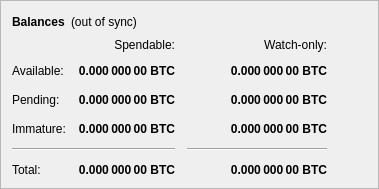
                                <widget class="QFrame" name="frame">
                                    <property name="frameShape">
                                        <enum>QFrame::StyledPanel</enum>
                                    </property>
                                    <property name="frameShadow">
                                        <enum>QFrame::Raised</enum>
                                    </property>
                                    <layout class="QVBoxLayout" name="verticalLayout_4">
                                        <item>
                                            <layout class="QHBoxLayout" name="horizontalLayout_4">
                                                <item>
                                                    <widget class="QLabel" name="label_5">
                                                        <property name="font">
                                                            <font>
                                                                <weight>75</weight>
                                                                <bold>true</bold>
                                                            </font>
                                                        </property>
                                                        <property name="text">
                                                            <string>Balances</string>
                                                        </property>
                                                    </widget>
                                                </item>
                                                <item>
                                                    <widget class="QLabel" name="labelWalletStatus">
                                                        <property name="toolTip">
                                                            <string>The displayed information may be out of date. Your wallet automatically synchronizes with the Memeium network after a connection is established, but this process has not completed yet.</string>
                                                        </property>
                                                        <property name="text">
                                                            <string notr="true">(out of sync)</string>
                                                        </property>
                                                        <property name="alignment">
                                                            <set>Qt::AlignLeading|Qt::AlignLeft|Qt::AlignVCenter</set>
                                                        </property>
                                                    </widget>
                                                </item>
                                                <item>
                                                    <spacer name="horizontalSpacer_3">
                                                        <property name="orientation">
                                                            <enum>Qt::Horizontal</enum>
                                                        </property>
                                                        <property name="sizeHint" stdset="0">
                                                            <size>
                                                                <width>40</width>
                                                                <height>20</height>
                                                            </size>
                                                        </property>
                                                    </spacer>
                                                </item>
                                            </layout>
                                        </item>
                                        <item>
                                            <layout class="QGridLayout" name="gridLayout">
                                                <property name="spacing">
                                                    <number>12</number>
                                                </property>
                                                <item row="2" column="2">
                                                    <widget class="QLabel" name="labelWatchPending">
                                                        <property name="font">
                                                            <font>
                                                                <weight>75</weight>
                                                                <bold>true</bold>
                                                            </font>
                                                        </property>
                                                        <property name="cursor">
                                                            <cursorShape>IBeamCursor</cursorShape>
                                                        </property>
                                                        <property name="toolTip">
                                                            <string>Unconfirmed transactions to watch-only addresses</string>
                                                        </property>
                                                        <property name="text">
                                                            <string notr="true">0.000 000 00 BTC</string>
                                                        </property>
                                                        <property name="alignment">
                                                            <set>Qt::AlignRight|Qt::AlignTrailing|Qt::AlignVCenter</set>
                                                        </property>
                                                        <property name="textInteractionFlags">
                                                            <set>Qt::LinksAccessibleByMouse|Qt::TextSelectableByKeyboard|Qt::TextSelectableByMouse</set>
                                                        </property>
                                                    </widget>
                                                </item>
                                                <item row="2" column="1">
                                                    <widget class="QLabel" name="labelUnconfirmed">
                                                        <property name="font">
                                                            <font>
                                                                <weight>75</weight>
                                                                <bold>true</bold>
                                                            </font>
                                                        </property>
                                                        <property name="cursor">
                                                            <cursorShape>IBeamCursor</cursorShape>
                                                        </property>
                                                        <property name="toolTip">
                                                            <string>Total of transactions that have yet to be confirmed, and do not yet count toward the spendable balance</string>
                                                        </property>
                                                        <property name="text">
                                                            <string notr="true">0.000 000 00 BTC</string>
                                                        </property>
                                                        <property name="alignment">
                                                            <set>Qt::AlignRight|Qt::AlignTrailing|Qt::AlignVCenter</set>
                                                        </property>
                                                        <property name="textInteractionFlags">
                                                            <set>Qt::LinksAccessibleByMouse|Qt::TextSelectableByKeyboard|Qt::TextSelectableByMouse</set>
                                                        </property>
                                                    </widget>
                                                </item>
                                                <item row="3" column="2">
                                                    <widget class="QLabel" name="labelWatchImmature">
                                                        <property name="font">
                                                            <font>
                                                                <weight>75</weight>
                                                                <bold>true</bold>
                                                            </font>
                                                        </property>
                                                        <property name="cursor">
                                                            <cursorShape>IBeamCursor</cursorShape>
                                                        </property>
                                                        <property name="toolTip">
                                                            <string>Mined balance in watch-only addresses that has not yet matured</string>
                                                        </property>
                                                        <property name="text">
                                                            <string notr="true">0.000 000 00 BTC</string>
                                                        </property>
                                                        <property name="alignment">
                                                            <set>Qt::AlignRight|Qt::AlignTrailing|Qt::AlignVCenter</set>
                                                        </property>
                                                        <property name="textInteractionFlags">
                                                            <set>Qt::LinksAccessibleByMouse|Qt::TextSelectableByKeyboard|Qt::TextSelectableByMouse</set>
                                                        </property>
                                                    </widget>
                                                </item>
                                                <item row="4" column="0" colspan="2">
                                                    <widget class="Line" name="lineSpendableBalance">
                                                        <property name="orientation">
                                                            <enum>Qt::Horizontal</enum>
                                                        </property>
                                                    </widget>
                                                </item>
                                                <item row="4" column="2">
                                                    <widget class="Line" name="lineWatchBalance">
                                                        <property name="sizePolicy">
                                                            <sizepolicy hsizetype="Preferred" vsizetype="Fixed">
                                                                <horstretch>0</horstretch>
                                                                <verstretch>0</verstretch>
                                                            </sizepolicy>
                                                        </property>
                                                        <property name="minimumSize">
                                                            <size>
                                                                <width>140</width>
                                                                <height>0</height>
                                                            </size>
                                                        </property>
                                                        <property name="orientation">
                                                            <enum>Qt::Horizontal</enum>
                                                        </property>
                                                    </widget>
                                                </item>
                                                <item row="5" column="0">
                                                    <widget class="QLabel" name="labelTotalText">
                                                        <property name="text">
                                                            <string>Total:</string>
                                                        </property>
                                                    </widget>
                                                </item>
                                                <item row="3" column="1">
                                                    <widget class="QLabel" name="labelImmature">
                                                        <property name="font">
                                                            <font>
                                                                <weight>75</weight>
                                                                <bold>true</bold>
                                                            </font>
                                                        </property>
                                                        <property name="cursor">
                                                            <cursorShape>IBeamCursor</cursorShape>
                                                        </property>
                                                        <property name="toolTip">
                                                            <string>Mined balance that has not yet matured</string>
                                                        </property>
                                                        <property name="text">
                                                            <string notr="true">0.000 000 00 BTC</string>
                                                        </property>
                                                        <property name="alignment">
                                                            <set>Qt::AlignRight|Qt::AlignTrailing|Qt::AlignVCenter</set>
                                                        </property>
                                                        <property name="textInteractionFlags">
                                                            <set>Qt::LinksAccessibleByMouse|Qt::TextSelectableByKeyboard|Qt::TextSelectableByMouse</set>
                                                        </property>
                                                    </widget>
                                                </item>
                                                <item row="2" column="3">
                                                    <spacer name="horizontalSpacer_2">
                                                        <property name="orientation">
                                                            <enum>Qt::Horizontal</enum>
                                                        </property>
                                                        <property name="sizeHint" stdset="0">
                                                            <size>
                                                                <width>40</width>
                                                                <height>20</height>
                                                            </size>
                                                        </property>
                                                    </spacer>
                                                </item>
                                                <item row="3" column="0">
                                                    <widget class="QLabel" name="labelImmatureText">
                                                        <property name="text">
                                                            <string>Immature:</string>
                                                        </property>
                                                    </widget>
                                                </item>
                                                <item row="5" column="1">
                                                    <widget class="QLabel" name="labelTotal">
                                                        <property name="font">
                                                            <font>
                                                                <weight>75</weight>
                                                                <bold>true</bold>
                                                            </font>
                                                        </property>
                                                        <property name="cursor">
                                                            <cursorShape>IBeamCursor</cursorShape>
                                                        </property>
                                                        <property name="toolTip">
                                                            <string>Your current total balance</string>
                                                        </property>
                                                        <property name="text">
                                                            <string notr="true">0.000 000 00 BTC</string>
                                                        </property>
                                                        <property name="alignment">
                                                            <set>Qt::AlignRight|Qt::AlignTrailing|Qt::AlignVCenter</set>
                                                        </property>
                                                        <property name="textInteractionFlags">
                                                            <set>Qt::LinksAccessibleByMouse|Qt::TextSelectableByKeyboard|Qt::TextSelectableByMouse</set>
                                                        </property>
                                                    </widget>
                                                </item>
                                                <item row="5" column="2">
                                                    <widget class="QLabel" name="labelWatchTotal">
                                                        <property name="font">
                                                            <font>
                                                                <weight>75</weight>
                                                                <bold>true</bold>
                                                            </font>
                                                        </property>
                                                        <property name="cursor">
                                                            <cursorShape>IBeamCursor</cursorShape>
                                                        </property>
                                                        <property name="toolTip">
                                                            <string>Current total balance in watch-only addresses</string>
                                                        </property>
                                                        <property name="text">
                                                            <string notr="true">0.000 000 00 BTC</string>
                                                        </property>
                                                        <property name="alignment">
                                                            <set>Qt::AlignRight|Qt::AlignTrailing|Qt::AlignVCenter</set>
                                                        </property>
                                                        <property name="textInteractionFlags">
                                                            <set>Qt::LinksAccessibleByMouse|Qt::TextSelectableByKeyboard|Qt::TextSelectableByMouse</set>
                                                        </property>
                                                    </widget>
                                                </item>
                                                <item row="0" column="2">
                                                    <widget class="QLabel" name="labelWatchonly">
                                                        <property name="text">
                                                            <string>Watch-only:</string>
                                                        </property>
                                                        <property name="alignment">
                                                            <set>Qt::AlignRight|Qt::AlignTrailing|Qt::AlignVCenter</set>
                                                        </property>
                                                    </widget>
                                                </item>
                                                <item row="1" column="0">
                                                    <widget class="QLabel" name="labelBalanceText">
                                                        <property name="text">
                                                            <string>Available:</string>
                                                        </property>
                                                    </widget>
                                                </item>
                                                <item row="1" column="1">
                                                    <widget class="QLabel" name="labelBalance">
                                                        <property name="font">
                                                            <font>
                                                                <weight>75</weight>
                                                                <bold>true</bold>
                                                            </font>
                                                        </property>
                                                        <property name="cursor">
                                                            <cursorShape>IBeamCursor</cursorShape>
                                                        </property>
                                                        <property name="toolTip">
                                                            <string>Your current spendable balance</string>
                                                        </property>
                                                        <property name="text">
                                                            <string notr="true">0.000 000 00 BTC</string>
                                                        </property>
                                                        <property name="alignment">
                                                            <set>Qt::AlignRight|Qt::AlignTrailing|Qt::AlignVCenter</set>
                                                        </property>
                                                        <property name="textInteractionFlags">
                                                            <set>Qt::LinksAccessibleByMouse|Qt::TextSelectableByKeyboard|Qt::TextSelectableByMouse</set>
                                                        </property>
                                                    </widget>
                                                </item>
                                                <item row="1" column="2">
                                                    <widget class="QLabel" name="labelWatchAvailable">
                                                        <property name="font">
                                                            <font>
                                                                <weight>75</weight>
                                                                <bold>true</bold>
                                                            </font>
                                                        </property>
                                                        <property name="cursor">
                                                            <cursorShape>IBeamCursor</cursorShape>
                                                        </property>
                                                        <property name="toolTip">
                                                            <string>Your current balance in watch-only addresses</string>
                                                        </property>
                                                        <property name="text">
                                                            <string notr="true">0.000 000 00 BTC</string>
                                                        </property>
                                                        <property name="alignment">
                                                            <set>Qt::AlignRight|Qt::AlignTrailing|Qt::AlignVCenter</set>
                                                        </property>
                                                        <property name="textInteractionFlags">
                                                            <set>Qt::LinksAccessibleByMouse|Qt::TextSelectableByKeyboard|Qt::TextSelectableByMouse</set>
                                                        </property>
                                                    </widget>
                                                </item>
                                                <item row="2" column="0">
                                                    <widget class="QLabel" name="labelPendingText">
                                                        <property name="text">
                                                            <string>Pending:</string>
                                                        </property>
                                                    </widget>
                                                </item>
                                                <item row="0" column="1">
                                                    <widget class="QLabel" name="labelSpendable">
                                                        <property name="text">
                                                            <string>Spendable:</string>
                                                        </property>
                                                        <property name="alignment">
                                                            <set>Qt::AlignRight|Qt::AlignTrailing|Qt::AlignVCenter</set>
                                                        </property>
                                                    </widget>
                                                </item>
                                            </layout>
                                        </item>
                                    </layout>
                                </widget>
